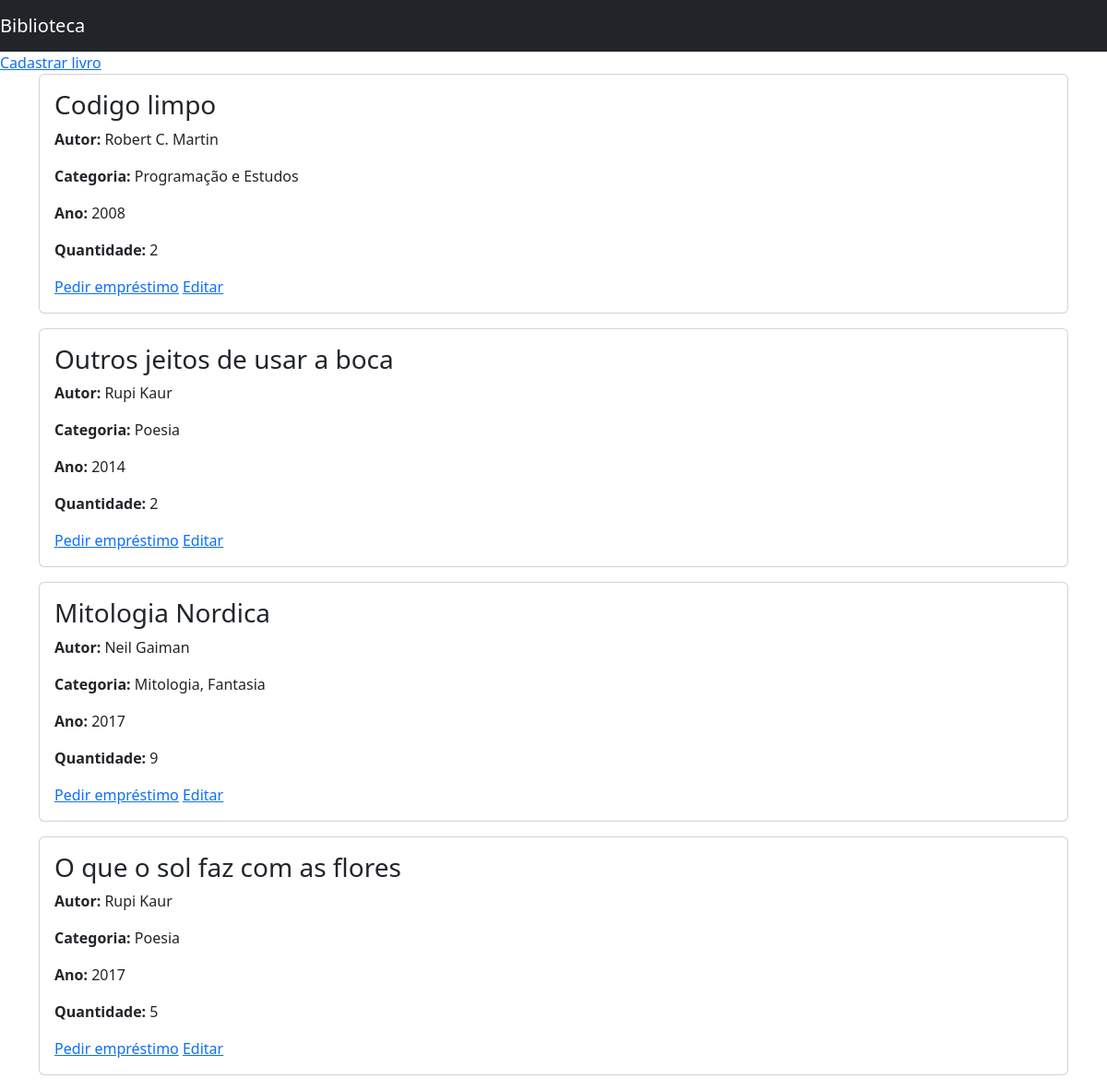
The app's page /page_livros/livros.php with its own data.
### tables this page shows
CREATE TABLE livro (
	id INT NOT NULL AUTO_INCREMENT,
	titulo VARCHAR(245) NOT NULL,
    autor VARCHAR(245) NOT NULL,
    categoria VARCHAR(245) NOT NULL,
    ano INT NOT NULL,
    quantidade INT(2) NOT NULL,
    PRIMARY KEY (id)
);

### page_livros/livros.php (the view, shortened to what this page needs)
<?php
include "../config/conexao.php";
$sql = "SELECT * FROM livro";
$stmt = $pdo->prepare($sql);
$stmt->execute();
$livros = $stmt->fetchAll(PDO::FETCH_ASSOC);
?>
<!DOCTYPE html>
<html lang="pt-br">
<head>
    <link href="https://cdn.jsdelivr.net/npm/bootstrap@5.3.2/dist/css/bootstrap.min.css" rel="stylesheet">
</head>
<body>
<?php
include "../config/menu.php"; ?>
<a href="livro_cadastrar.php">Cadastrar livro</a>
<div class="container">
    <?php foreach ($livros as $livro): ?>
        <div class="card mb-3">
            <div class="card-body">
                <h3 class="card-title"><?= $livro["titulo"] ?></h3>
                <p><strong>Autor: </strong> <?= $livro["autor"]?></p>
                <p><strong>Categoria: </strong><?= $livro["categoria"]?></p>
                <p><strong>Ano: </strong><?= $livro["ano"]?></p>
                <p><strong>Quantidade: </strong><?= $livro["quantidade"]?></p>
                <a href="../page_emprestimo/emprestimos.php?id=<?= $livro['id'] ?>">Pedir empréstimo</a>
                <a href="livro_editar.php?id=<?= $livro['id'] ?>">Editar</a>
            </div>
        </div>
    <?php endforeach; ?>
</div>
</body>
</html>

### config/menu.php
<nav class="navbar navbar-dark bg-dark">
    <a class="navbar-brand" href="/projeto_biblioteca_faculdade/config/dashboard.php">Biblioteca</a>
    <a class="nav-link" href="/projeto_biblioteca_faculdade/page_livros/livros.php">Sessao Livros</a>
    <a class="nav-link" href="usuarios.php">Usuarios</a>
    <a class="nav-link" href="/projeto_biblioteca_faculdade/page_emprestimo/consultar_emprestimos.php">Emprestimos</a>
    <a class="nav-link" href="../page_livros/livro_editar.php">Sair</a>
</nav>

### records on screen
livro: titulo "Codigo limpo", autor "Robert C. Martin", categoria "Programação e Estudos", ano "2008", quantidade "2"
livro: titulo "Outros jeitos de usar a boca", autor "Rupi Kaur", categoria "Poesia", ano "2014", quantidade "2"
livro: titulo "Mitologia Nordica", autor "Neil Gaiman", categoria "Mitologia, Fantasia", ano "2017", quantidade "9"
livro: titulo "O que o sol faz com as flores", autor "Rupi Kaur", categoria "Poesia", ano "2017", quantidade "5"
